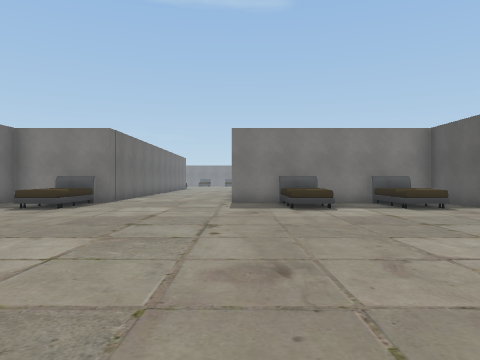
[1] (above)

19 first-person views from a walk through a scene from a Unity 3-D project. The camera is 1.5 m above the floor, looks level and sees 70° across. The floor is counted in squares, 2 m on a side. Each view is taken from the middle of a square. On the plan, view 1 faces up. The plan holds only what a view shows up to about 11 squares ahead; the rest is blank. The place goes on beyond the plan. The player character is not drawn. Door leaves are left out, so doorways stand open. Some surface patterns are stand-ins.

[2]
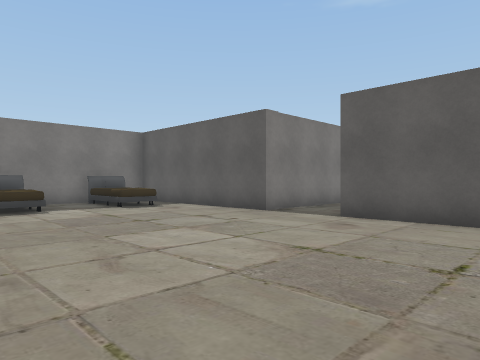

[3]
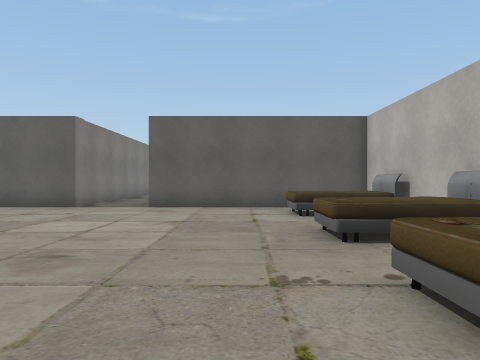

[4]
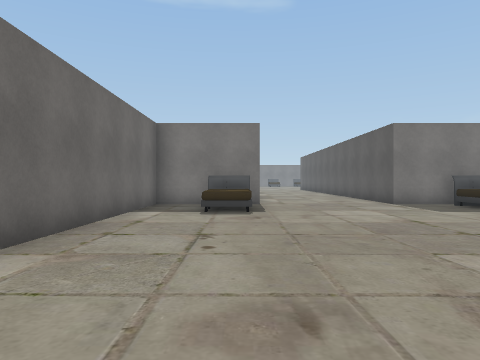

[5]
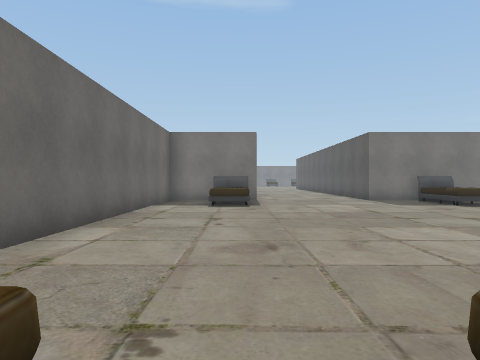

[6]
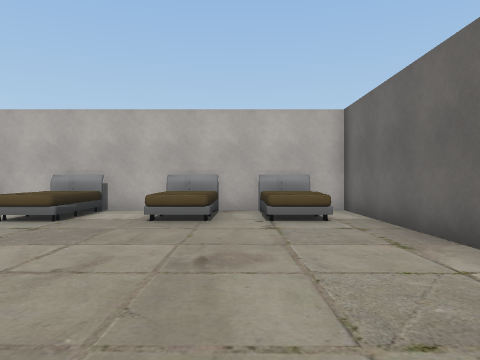

[7]
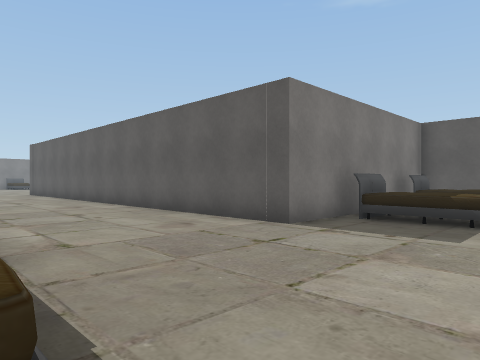

[8]
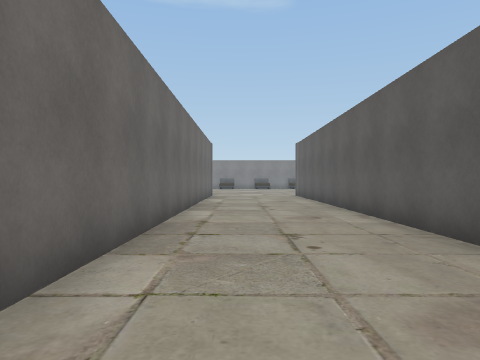

[9]
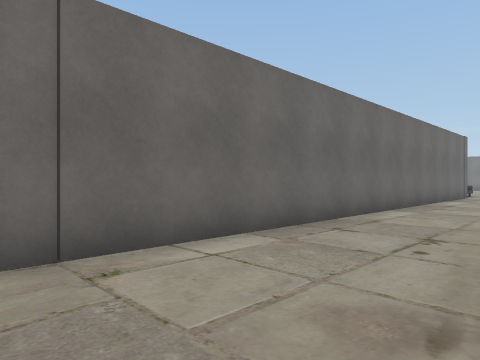

[10]
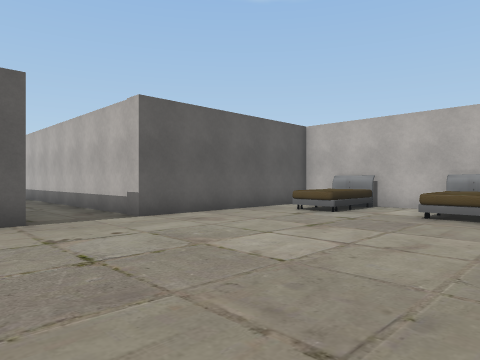

[11]
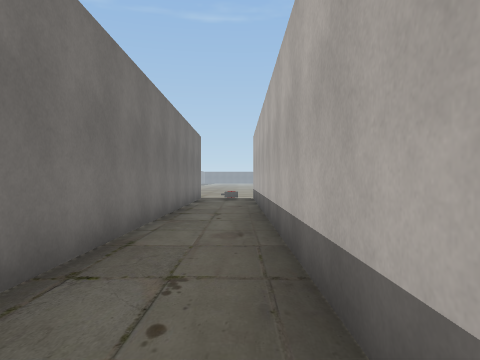

[12]
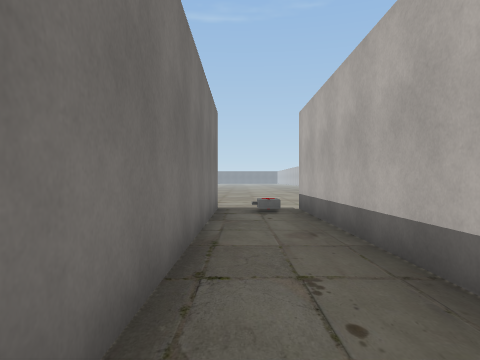

[13]
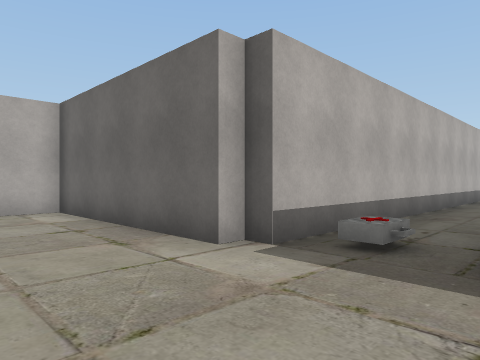

[14]
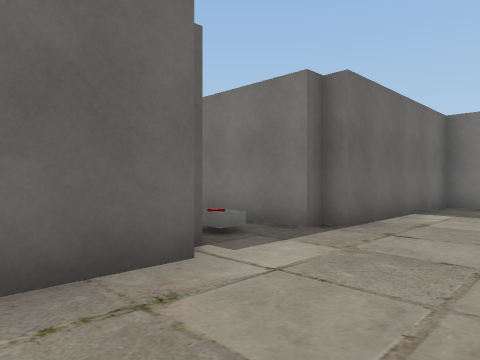

[15]
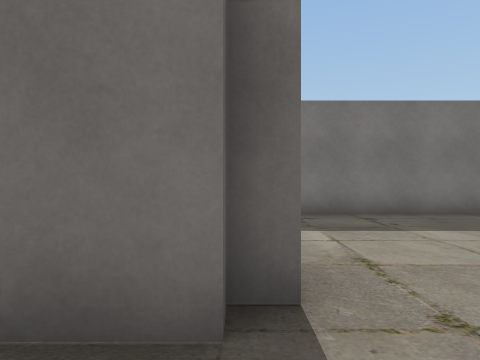

[16]
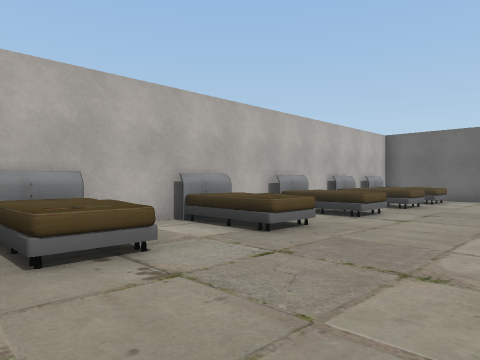

[17]
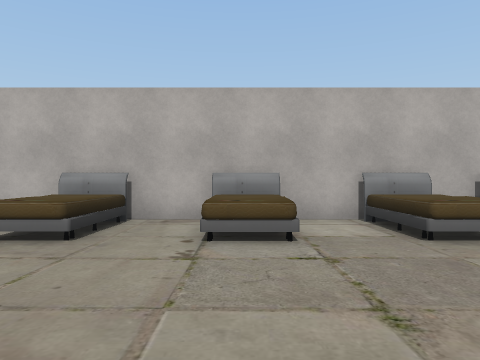

[18]
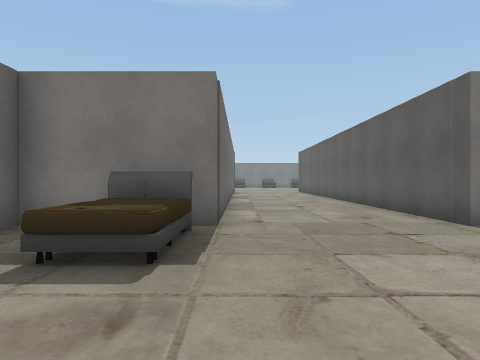

[19]
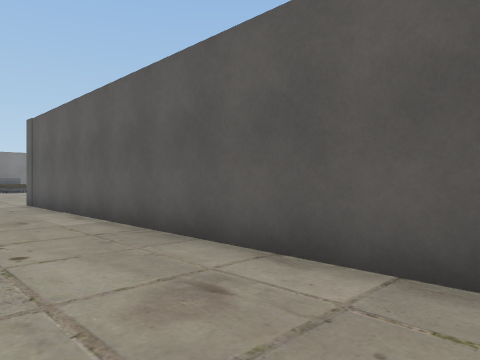

### Floor plan
Points are (right, up) in squares from view 1. A wall is a line through its corners. A room is listed if a view was taken in it or the views show most of it. See-through windows are left out.
Room 1 (views 1, 2, 3, 4, 5, 6, 7, 8, 9, 10, 16, 17, 18, 19)
walls: (6.4, 5.6) (6.4, 11.4); (5.9, 11.5) (-0.3, 11.5) (-0.3, 23.5); (-4.4, 23.2) (-4.4, 11.5) (-7.6, 11.5) (-7.6, -2.5) (6.4, -2.5) (6.4, 3.5)
ways out: open door at (7, 4.5) to room 2
objects: other object (-6, -2) to (-6, 0); other object (-6, 9) to (-5, 11); other object (-4, -2) to (-4, 0); other object (-1, -2) to (-1, 0); other object (1, -2) to (2, 0); other object (2, 9) to (2, 11); other object (4, -2) to (5, 0); other object (5, 9) to (5, 11)
Room 2 (views 11, 12, 13, 14, 15)
walls: (25.5, 11.5) (22.4, 11.5) (22.4, 6.1) (21.9, 6.1) (21.9, 5.6) (6.4, 5.6); (6.4, 3.5) (21.9, 3.5) (21.9, 3) (22.4, 3) (22.4, -2.5) (23.5, -2.5)
ways out: open door at (7, 4.5) to room 1
objects: other object (21, 4)

Where each view was taken, in squares from view 1:
view 1: 0 up, 0 right, facing up
view 2: 0 up, 0 right, facing up-right
view 3: 1 up, 3 left, facing right
view 4: 1 up, 5 left, facing up
view 5: 1 down, 5 left, facing up
view 6: 6 up, 5 left, facing down
view 7: 8 up, 5 left, facing up-right
view 8: 11 up, 3 left, facing up
view 9: 11 up, 1 left, facing up-left
view 10: 7 up, 0 right, facing down-right
view 11: 4 up, 8 right, facing right
view 12: 5 up, 13 right, facing right
view 13: 6 up, 25 right, facing down-left
view 14: 1 up, 25 right, facing up-left
view 15: 4 up, 22 right, facing up
view 16: 3 up, 6 right, facing down-left
view 17: 4 up, 1 left, facing down
view 18: 6 up, 4 left, facing up
view 19: 16 up, 3 left, facing up-right
